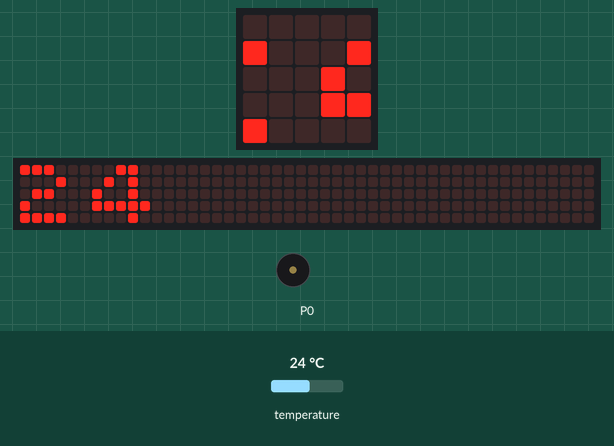
Simulated run of this program. Board: BBC micro:bit (MakeCode). Parts: the board's 5×5 LED display, a strip that is not on the board, showing the scrolling text unrolled, buzzer (waves = sounding). Inputs (shaded band) come from the test bench; at power-on: temperature 24 °C. The 48×5 strip is a reading aid, not a part: it shows the text the display is scrolling, unrolled, one strip-width of it at a time.

Above: at 1.27 s.
1.3 s: temperature set to 12 °C
At 5.3 s:
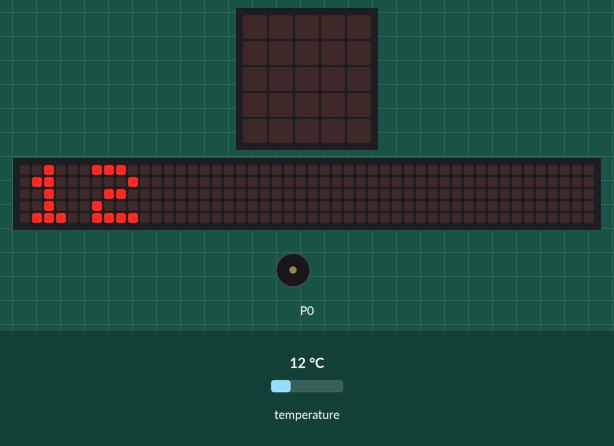
7.3 s: temperature set to 19 °C
At 12.11 s:
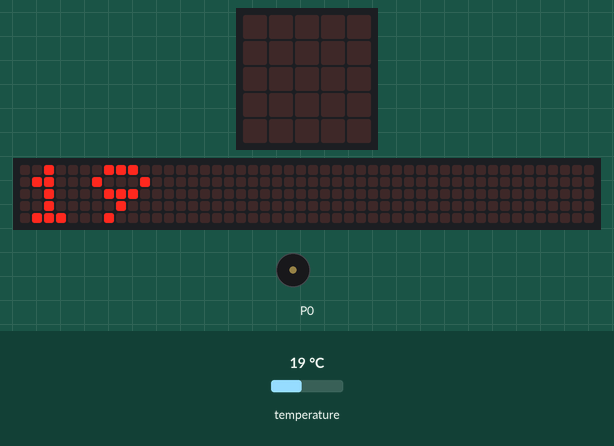
15.8 s: temperature set to 25.5 °C
At 21.03 s:
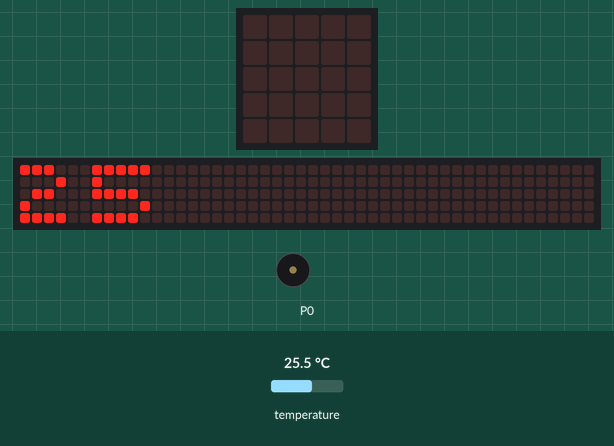
22.4 s: temperature set to 26.5 °C
At 40.66 s:
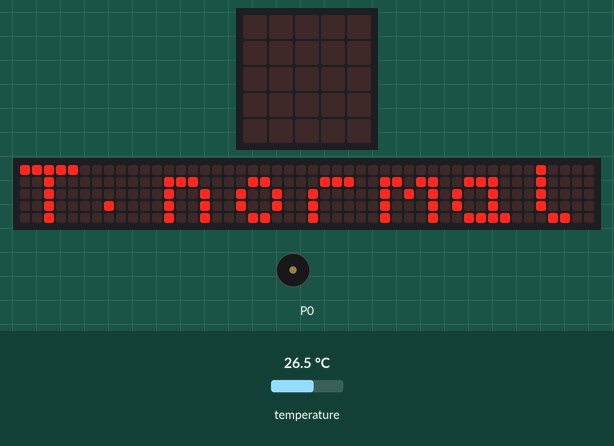
Timing chart, 0 to 42.2 s (numbered marks = the images above; inputs shaded):
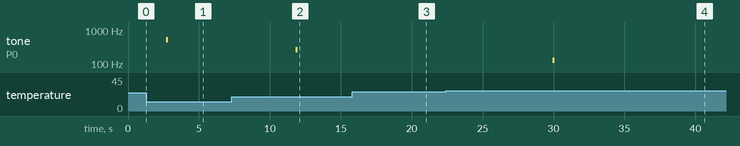

The program:

main.ts
```typescript
basic.forever(function () {
    basic.showNumber(input.temperature())
    music.playTone(523, music.beat(BeatFraction.Quarter))
    while (input.temperature() < 34) {
        basic.showNumber(input.temperature())
        basic.showString("T.alta")
        music.playTone(262, music.beat(BeatFraction.Quarter))
        while (input.temperature() < 26) {
            basic.showNumber(input.temperature())
            basic.showString("T.baja")
        }
        music.playTone(131, music.beat(BeatFraction.Quarter))
        while (input.temperature() < 27) {
            basic.showNumber(input.temperature())
            basic.showString("T.normal")
        }
    }
})
```

test.ts
```typescript
// aquí va el archivo "tests"; esto no se compilará cuando este paquete se utilice como una extensión.
```

Measured:
- the behaviour switches between 25.9 and 26 °C on temperature (found by bisection; images 3 and 4)
- after the input at 22.4 s, tone on P0: silent → 131 Hz after 7.6 s, → silent 0.13 s later
- what the display in image 1 shows lasts 0.4 s, from 5.1 s to 5.5 s
- what the display in image 4 shows lasts 0.5 s, from 40.4 s to 40.9 s
